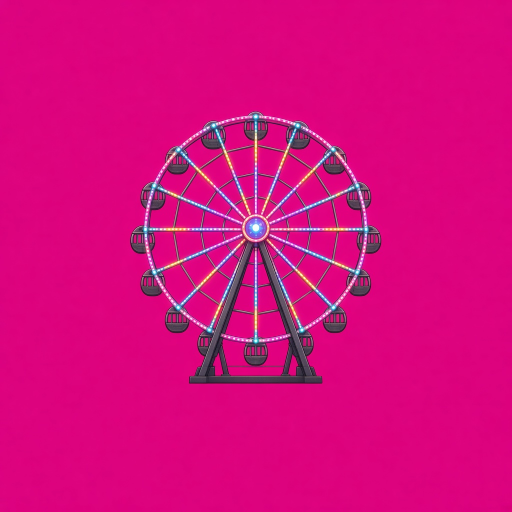
#> input picture design/v8-preview/src/ferris-raw.jpg, 1024 x 1024 px, found by its file name (shown at 1/2 size)
$ python ferris.py
#> lines starting #> are read from the running program, lines starting #| are printed output that depends on the picture; after the words box and inside, x2 and y2 are one past the last pixel; in counts of white or black regions, pixels touching at a corner belong together
import sys; import numpy as np; from PIL import Image, ImageFilter
P='/workspace/agent-city/design/v8-preview/'
im=Image.open(P+'src/ferris-raw.jpg').convert('RGB'); a=np.asarray(im).astype(float)
#> further down, im is the input picture: PIL image 1024x1024 RGB; mean R, G, B 213.8, 10.2, 125.8
r,g,b=a[...,0],a[...,1],a[...,2]
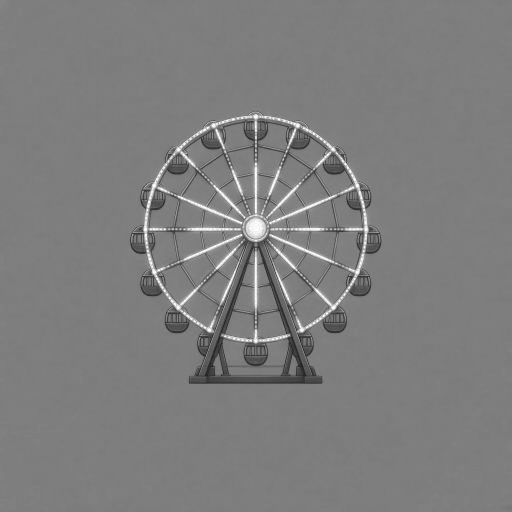
#> b: shape (1024, 1024) float64 (shown at 1/2 size); min 11, max 255, mean 125.8
d=np.sqrt((r-222)**2+(g-1)**2*2+(b-126)**2)
al=np.clip((d-18)/30,0,1)
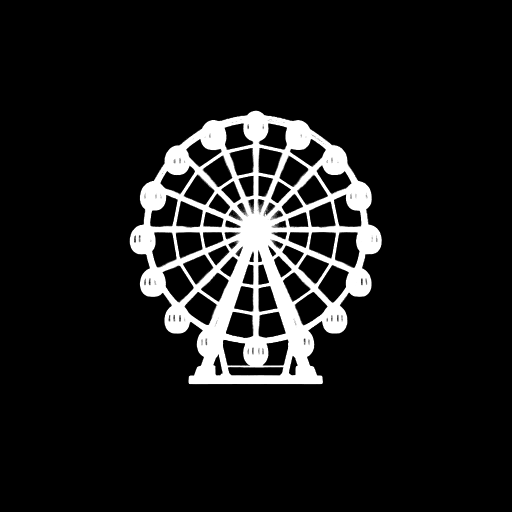
#> al: shape (1024, 1024) float64 (shown at 1/2 size); min 0, max 1, mean 0.101
# despill: pull magenta out of semi-transparent edges
rgb=a.copy(); sp=np.minimum(r,b)-g; m=(al<1)&(sp>0)
#> after `sp = np.minimum(r, b) - g`:
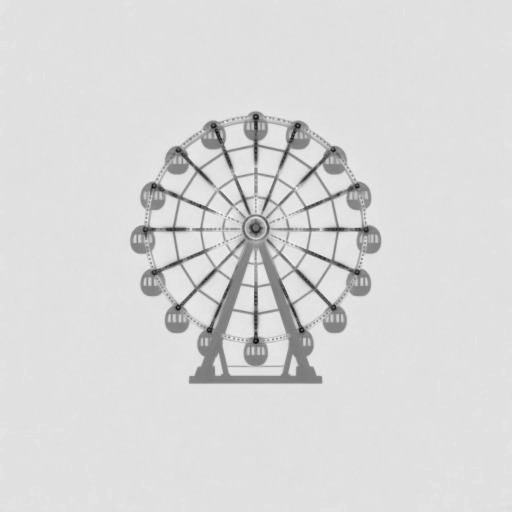
#> sp: shape (1024, 1024) float64 (shown at 1/2 size); min -138, max 158, mean 114.6; drawn with min black and max white
#> after `m = (al < 1) & (sp > 0)`:
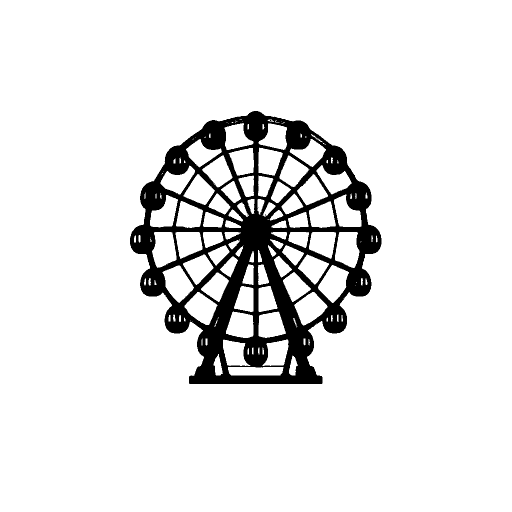
#> m: shape (1024, 1024) bool (shown at 1/2 size); 90.6% white; 4 black regions (3 under 20 px), largest, box (x1, y1, x2, y2) and area: (260, 222, 763, 768) 98474
rgb[...,0][m]-=sp[m]*(1-al[m]); rgb[...,2][m]-=sp[m]*(1-al[m])
#> after `rgb[..., 0][m] -= sp[m] * (1 - al[m])`:
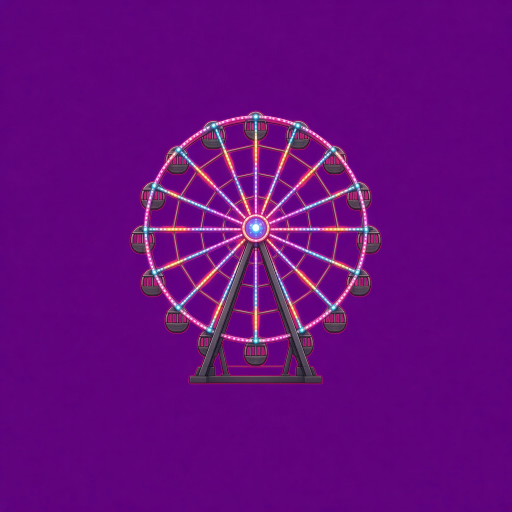
#> rgb: shape (1024, 1024, 3) float64 (shown at 1/2 size); mean R, G, B 103, 10.2, 125.8
#> after `rgb[..., 2][m] -= sp[m] * (1 - al[m])`:
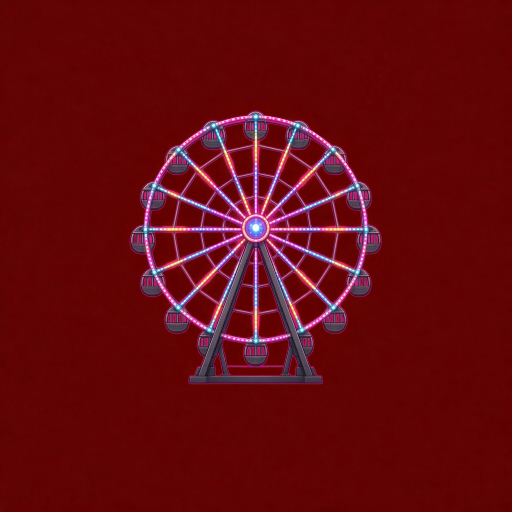
#> rgb: shape (1024, 1024, 3) float64 (shown at 1/2 size); mean R, G, B 103, 10.2, 15
out=np.dstack([np.clip(rgb,0,255),al*255]).astype('uint8')
s=Image.fromarray(out,'RGBA'); s=s.crop(s.getbbox()); s.save(P+'v8b-ferris.png'); print(s.size)
#> after `s = s.crop(s.getbbox())`:
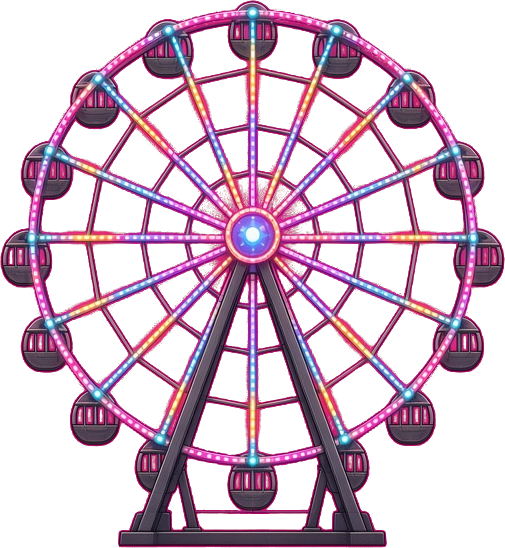
#> s: PIL image 505x548 RGBA; mean R, G, B, A 116.8, 31.7, 49.7, 97.6; transparent parts drawn white
#| (505, 548)
def place(base,outp,cx,by,h,glow=1.0):
    B=Image.open(base).convert('RGB').resize((1280,720),Image.LANCZOS).convert('RGBA')
    w=round(s.width*h/s.height); sp=s.resize((w,h),Image.LANCZOS)
    x=cx-w//2; y=by-h
    gl=sp.split()[3].filter(ImageFilter.GaussianBlur(4)); glim=Image.new('RGBA',sp.size,(255,120,220,0)); glim.putalpha(gl.point(lambda v:int(v*0.45*glow)))
    pad=Image.new('RGBA',B.size,(0,0,0,0)); pad.paste(glim,(x,y),glim); B=Image.alpha_composite(B,pad)
    pad=Image.new('RGBA',B.size,(0,0,0,0)); sp2=sp.copy(); sp2.putalpha(sp.split()[3].point(lambda v:int(v*1.0))); pad.paste(sp2,(x,y),sp2); B=Image.alpha_composite(B,pad)
    B.convert('RGB').save(outp,quality=93)
if len(sys.argv)>1: place(sys.argv[1],sys.argv[2],int(sys.argv[3]),int(sys.argv[4]),int(sys.argv[5]),float(sys.argv[6]) if len(sys.argv)>6 else 1)
